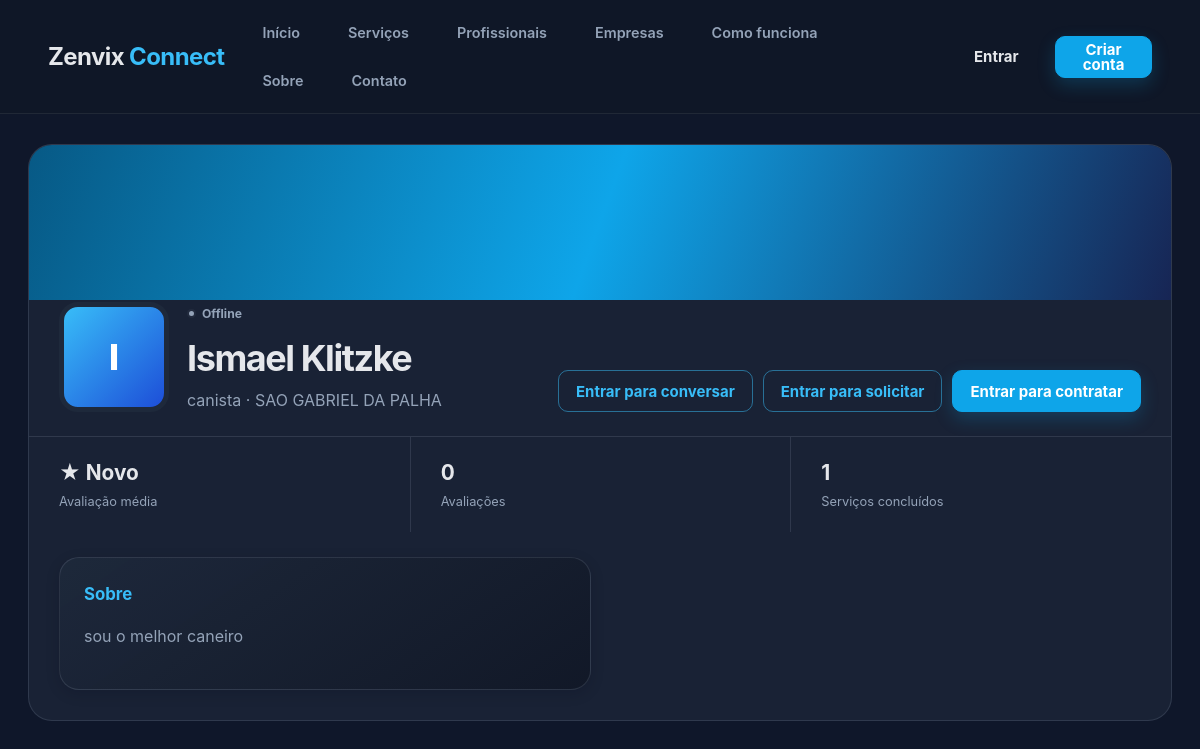
The app's page /profissional/12 with its own data.
### tables this page shows
CREATE TABLE usuarios (
            id INTEGER PRIMARY KEY AUTOINCREMENT,
            nome TEXT NOT NULL,
            email TEXT NOT NULL UNIQUE,
            senha TEXT NOT NULL,
            telefone TEXT,
            cidade TEXT,
            tipo TEXT NOT NULL
        , bio TEXT, especialidade TEXT, empresa_nome TEXT, estado TEXT, bairro TEXT, cpf TEXT, documento TEXT, foto_perfil TEXT, cnpj TEXT, documento_empresa TEXT, logo_empresa TEXT, approval_status TEXT, deletion_requested INTEGER DEFAULT 0, rejection_reason TEXT, status_online TEXT DEFAULT 'offline', TEXT, ultimo_acesso TEXT);

### app.py (the view)
@app.route("/profissional/<int:provider_id>")
def perfil_publico_profissional(provider_id):
    return render_public_provider_profile(provider_id, "profissional")

### app.py (called while the page is built, shortened)
@app.context_processor
def inject_online_users():
    return {"online_users": online_users}

def generate_csrf_token():
    if "_csrf_token" not in session:
        session["_csrf_token"] = secrets.token_urlsafe(32)
    return session["_csrf_token"]

@app.context_processor
def inject_csrf_token():
    return {"csrf_token": generate_csrf_token()}

def get_db():
    if "db" not in g:
        g.db = sqlite3.connect(DATABASE_PATH)
        g.db.row_factory = sqlite3.Row
    return g.db

def get_user_by_id(user_id):
    db = get_db()
    return db.execute("SELECT * FROM usuarios WHERE id = ?", (user_id,)).fetchone()

def is_provider_active(user):
    return bool(
        user
        and user["tipo"] in ("profissional", "empresa")
        and (user["approval_status"] or "Ativo") == "Ativo"
    )

def get_provider_rating(provider_id):
    db = get_db()
    row = db.execute(
        "SELECT AVG(nota) AS avg_rating, COUNT(*) AS total FROM avaliacoes WHERE profissional_id = ?",
        (provider_id,),
    ).fetchone()
    avg_rating = row["avg_rating"]
    return (round(avg_rating, 1), row["total"]) if avg_rating is not None else (None, row["total"])

def get_provider_recommendation_score(provider, requested_category=None):
    requested_category = (requested_category or "").strip().lower()
    rating = provider.get("rating") or 0.0
    rating_count = provider.get("rating_count") or 0
    availability_count = provider.get("availability_count") or 0
    completed_services = provider.get("completed_services") or 0
    online_bonus = 6 if provider.get("online") else 0
    category_bonus = 0
    if requested_category:
        specialty = (provider.get("especialidade") or "").lower()
        if requested_category in specialty:
            category_bonus = 20
    score = (
        (rating * 10)
        + min(rating_count * 4, 30)
        + min(availability_count * 8, 24)
        + min(completed_services * 0.4, 12)
        + online_bonus
        + category_bonus
    )
    return round(score, 2)

def get_availability_for_user(user_id):
    db = get_db()
    return db.execute(
        "SELECT * FROM disponibilidade WHERE profissional_id = ? ORDER BY id DESC",
        (user_id,),
    ).fetchall()

@app.before_request
def before_request():
    get_db()

@app.teardown_appcontext
def teardown_appcontext(exception):
    close_db(exception)

### templates/public/perfil_prestador.html (shortened to what this page needs)
{% extends "layouts/base.html" %}
{% set profile = provider or prestador or {} %}
{% block content %}
<section class="public-profile">
    <div class="public-profile-cover"></div>
    <div class="public-profile-main">
        <div class="public-profile-avatar {% if profile.foto_perfil or profile.logo_empresa %}avatar-image{% endif %}"
            >{% if not profile.foto_perfil and not profile.logo_empresa %}{{ (profile.empresa_nome or
            profile.nome)[0]|upper }}{% endif %}</div>
        <div class="public-profile-title"><span
                class="presence-label {{ 'online' if profile.id in online_users or profile.online else 'offline' }}"><i
                    class="online-dot"></i> {{
                'Online agora' if profile.id in online_users or profile.online else 'Offline' }}</span>
            <h1>{{ profile.empresa_nome or profile.nome }}</h1>
            <p>{{ profile.especialidade or ('Empresa de serviços' if profile.tipo == 'empresa' else 'Profissional') }}
                · {{ profile.cidade or 'Cidade não informada' }}</p>
        </div>{% set is_authenticated = session.get('user_id') %}{% if is_authenticated %}<div class="form-actions"
            style="justify-content: flex-start; gap: 10px; margin-top: 12px; flex-wrap: wrap;"><a
                href="{{ url_for('iniciar_conversa', partner_id=profile.id) }}"
                class="button button-secondary">Conversar</a><a href="/solicitar-servico/{{ profile.id }}"
                class="button button-secondary">Solicitar orçamento</a><a href="/solicitar-servico/{{ profile.id }}"
                class="button button-primary">Contratar agora</a></div>{%
        else %}<div class="form-actions"
            style="justify-content: flex-start; gap: 10px; margin-top: 12px; flex-wrap: wrap;"><a href="/login"
                class="button button-secondary">Entrar para conversar</a><a href="/login"
                class="button button-secondary">Entrar para solicitar</a><a href="/login"
                class="button button-primary">Entrar para contratar</a></div>{% endif %}
    </div>
    <div class="profile-stat-grid">
        <div><strong>★ {{ profile.rating if profile.rating is not none else 'Novo' }}</strong><span>Avaliação
                média</span></div>
        <div><strong>{{ profile.rating_count }}</strong><span>Avaliações</span></div>
        <div><strong>{{ profile.completed_services }}</strong><span>Serviços concluídos</span></div>
    </div>
    <div class="profile-content-grid">
        <article class="card">
            <h2>Sobre</h2>
            <p>{{ profile.bio or 'Este prestador ainda não adicionou uma descrição.' }}</p>
        </article>
    </div>
</section>
{% endblock %}

### static/css/style.css (style rules this page uses)
.button { display: inline-flex; align-items: center; justify-content: center; padding: 12px 20px; border-radius: 999px; border: none; cursor: pointer; text-decoration: none; font-weight: 600; transition: transform 0.25s ease, background-color 0.25s ease, color 0.25s ease, box-shadow 0.25s ease; }
.button-primary { background: #0EA5E9; color: white; }
.button-secondary { background: transparent; border: 1px solid #38BDF8; color: #38BDF8; }
.card { background: #1E293B; border-radius: 24px; padding: 28px; }
.card h2 { margin-top: 0; color: #38BDF8; }

### static/css/design-system.css (style rules this page uses)
:root { --brand: #0EA5E9; --brand-light: #38BDF8; --ink: #111827; --canvas: #0F172A; --surface: #172033; --surface-raised: #1E293B; --text: #E5E7EB; --text-muted: #94A3B8; --border: rgba(148, 163, 184, .18); --border-strong: rgba(56, 189, 248, .28); --danger: #F43F5E; --success: #22C55E; --warning: #F59E0B; --radius-sm: 10px; --radius: 14px; --radius-lg: 20px; --shadow-sm: 0 4px 14px rgba(2, 6, 23, .16); --shadow: 0 16px 36px rgba(2, 6, 23, .22); --ease: 180ms ease; }
*, *::before, *::after { box-sizing: border-box; }
body { background: var(--canvas); color: var(--text); line-height: 1.5; }
a { color: inherit; }
.button, .btn { --button-bg: rgba(255, 255, 255, .04); --button-fg: var(--text); --button-border: var(--border); align-items: center; background: var(--button-bg); border: 1px solid var(--button-border); border-radius: var(--radius-sm); color: var(--button-fg); cursor: pointer; display: inline-flex; font-size: .9375rem; font-weight: 650; gap: 8px; justify-content: center; line-height: 1; min-height: 42px; padding: 0 17px; text-decoration: none; transition: background var(--ease), border-color var(--ease), box-shadow var(--ease), transform var(--ease); white-space: nowrap; }
.button-primary, .btn-primary { --button-bg: var(--brand); --button-fg: #fff; --button-border: var(--brand); box-shadow: 0 7px 18px rgba(14, 165, 233, .22); }
.button-secondary, .btn-secondary { --button-bg: transparent; --button-fg: var(--brand-light); --button-border: rgba(56, 189, 248, .5); }
.card, .form-card, .dashboard-panel, .empty-state { background: linear-gradient(145deg, rgba(30, 41, 59, .94), rgba(17, 24, 39, .96)); border: 1px solid var(--border); border-radius: var(--radius-lg); box-shadow: var(--shadow-sm); }
.card, .form-card { padding: 24px; }
.card h2, .card h3, .form-card h2, .form-card h3 { margin-top: 0; }
.hero-actions, .form-actions, .provider-actions, .table-actions { align-items: center; display: flex; flex-wrap: wrap; gap: 10px; }
.button, .btn { max-width: 100%; min-width: 0; text-align: center; white-space: normal; }
.hero-actions, .form-actions, .provider-actions, .table-actions, .step-actions { max-width: 100%; min-width: 0; }
.hero-actions>*, .form-actions>*, .provider-actions>*, .table-actions>*, .step-actions>* { max-width: 100%; min-width: 0; }
.online-dot { background: #22C55E; border: 2px solid rgba(15, 23, 42, .85); border-radius: 50%; box-shadow: 0 0 0 3px rgba(34, 197, 94, .12); display: inline-block; height: 9px; vertical-align: middle; width: 9px; }
.offline { color: var(--text-muted); }
.offline .online-dot { background: #94A3B8; box-shadow: none; }
.presence-label { align-items: center; display: inline-flex; font-size: .76rem; font-weight: 700; gap: 6px; margin: 0; }

### records on screen
usuarios: nome "I", status_online "Offline", nome "Ismael Klitzke", especialidade "canista", cidade "SAO GABRIEL DA PALHA", bio "sou o melhor caneiro"

### other values on screen
{{ profile.rating if profile.rating is not none else 'Novo' }} "Novo"
{{ profile.rating_count }} "0"
{{ profile.completed_services }} "1"
